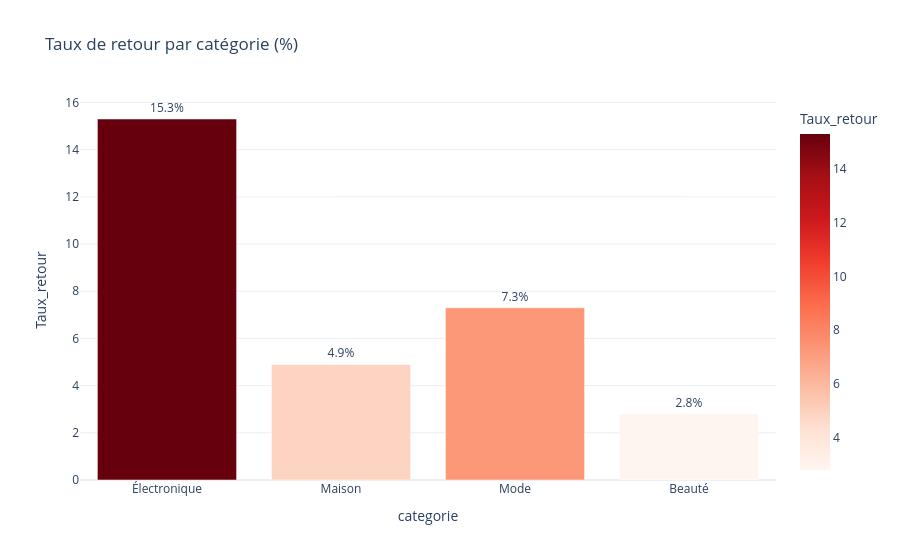

The notebook cell this image was saved under:
### Code cell
fig2 = px.bar(cat_stats.reset_index(), x='categorie', y='Taux_retour',
              title="Taux de retour par catégorie (%)", text='Taux_retour',
              color='Taux_retour', color_continuous_scale='Reds')
fig2.update_traces(texttemplate='%{text}%', textposition='outside')
fig2.write_image(f"{FIG_DIR}/03_taux_retour_categorie.png", scale=2)
fig2.show()

### Figure 1 — Plotly figure (JSON) as saved in the notebook; plotly's stock layout.template omitted (floating-point values rounded to 4 significant figures)
{"data": [{"hovertemplate": "categorie=%{x}<br>Taux_retour=%{marker.color}<extra></extra>", "legendgroup": "", "marker": {"color": [15.3, 4.9, 7.3, 2.8], "coloraxis": "coloraxis", "pattern": {"shape": ""}}, "name": "", "orientation": "v", "showlegend": false, "text": [15.3, 4.9, 7.3, 2.8], "textposition": "outside", "texttemplate": "%{text}%", "type": "bar", "x": ["Électronique", "Maison", "Mode", "Beauté"], "xaxis": "x", "y": [15.3, 4.9, 7.3, 2.8], "yaxis": "y"}], "layout": {"barmode": "relative", "coloraxis": {"autocolorscale": false, "colorbar": {"title": {"text": "Taux_retour"}}, "colorscale": [[0.0, "rgb(255,245,240)"], [0.125, "rgb(254,224,210)"], [0.25, "rgb(252,187,161)"], [0.375, "rgb(252,146,114)"], [0.5, "rgb(251,106,74)"], [0.625, "rgb(239,59,44)"], [0.75, "rgb(203,24,29)"], [0.875, "rgb(165,15,21)"], [1.0, "rgb(103,0,13)"]]}, "legend": {"tracegroupgap": 0}, "title": {"text": "Taux de retour par catégorie (%)"}, "xaxis": {"anchor": "y", "domain": [0.0, 1.0], "title": {"text": "categorie"}}, "yaxis": {"anchor": "x", "domain": [0.0, 1.0], "title": {"text": "Taux_retour"}}}}
